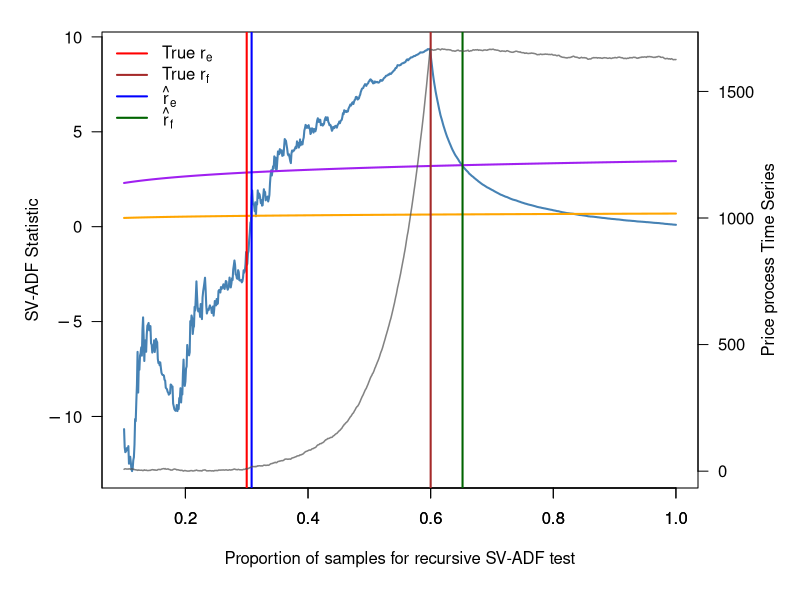
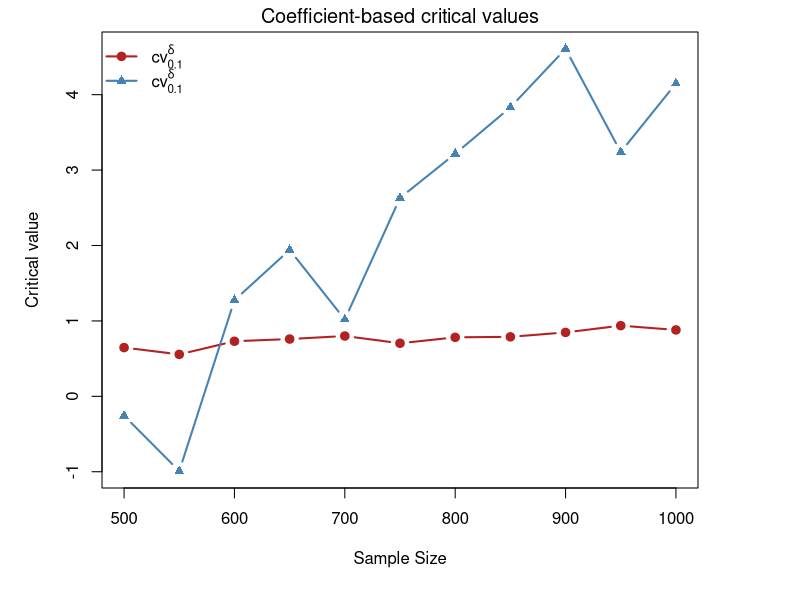

Source code (R) for these figures, in order:
################################################################################
# Threshold selections.R
#
# Replication code for Figure 12 of the main paper and Figure A.3 / Table A.1
# of the Online Appendix for:
#
# "Is There an AI Bubble? Robust Date-Stamping for Periods of Exuberance"
#
# Figure 12:
#   One simulated recursive SV-ADF path with:
#     - true bubble origination fraction r_e,
#     - true bubble collapse fraction r_f,
#     - estimated origination fraction \hat r_e,
#     - estimated collapse fraction \hat r_f.
#
# Online Appendix Figure A.3:
#   Simulated coefficient-based critical values under H0 and H1.
#
# Online Appendix Table A.1:
#   Simulated coefficient-based critical values for n = 500, 550, ..., 1000.
#
# Notes:
# - Package installation is intentionally omitted; see README.md.
# - This script uses only base R.
# - Set SAVE_FIGURES <- TRUE to save PDF/PNG figures.
# - Set RECOMPUTE_CRITICAL_VALUES <- TRUE to rerun the Monte Carlo simulation
#   for Table A.1 and Figure A.3. Otherwise, the paper values are used directly.
################################################################################

# ------------------------------------------------------------------------------
# Global settings
# ------------------------------------------------------------------------------

SAVE_FIGURES <- TRUE
SAVE_TABLES <- TRUE
SAVE_PNG_PREVIEW <- TRUE

RECOMPUTE_CRITICAL_VALUES <- FALSE

OUTPUT_DIR <- "figures"
TABLE_DIR <- "tables"

if (!dir.exists(OUTPUT_DIR)) {
  dir.create(OUTPUT_DIR, recursive = TRUE)
}

if (!dir.exists(TABLE_DIR)) {
  dir.create(TABLE_DIR, recursive = TRUE)
}

FIGURE12_PDF <- file.path(OUTPUT_DIR, "sv_adf_plot_simulated_one.pdf")
FIGURE12_PNG <- file.path(OUTPUT_DIR, "sv_adf_plot_simulated_one.png")

APPENDIX_FIGURE_A3_PDF <- file.path(OUTPUT_DIR, "critical_values_plot.pdf")
APPENDIX_FIGURE_A3_PNG <- file.path(OUTPUT_DIR, "critical_values_plot.png")

APPENDIX_TABLE_A1_CSV <- file.path(TABLE_DIR, "tableA1_critical_values.csv")

################################################################################
# Helper functions
################################################################################

# Axis-label helper.
# Large values are displayed in scientific notation, e.g. 10^5 or 2 * 10^5.
sci_tick_labels <- function(vals) {
  out <- character(length(vals))
  
  for (i in seq_along(vals)) {
    v <- vals[i]
    
    if (!is.finite(v)) {
      out[i] <- "''"
      next
    }
    
    if (abs(v) < .Machine$double.eps) {
      out[i] <- "0"
      next
    }
    
    abs_v <- abs(v)
    exponent <- floor(log10(abs_v))
    
    if (exponent >= 4 || exponent <= -3) {
      multiplier <- round(v / (10^exponent), 2)
      
      if (abs(multiplier - round(multiplier)) < 1e-8) {
        multiplier <- round(multiplier)
      }
      
      if (abs(multiplier - 1) < 1e-8) {
        out[i] <- paste0("10^", exponent)
      } else if (abs(multiplier + 1) < 1e-8) {
        out[i] <- paste0("-10^", exponent)
      } else {
        out[i] <- paste0(multiplier, "%*%10^", exponent)
      }
    } else {
      out[i] <- format(round(v, 2), trim = TRUE, scientific = FALSE)
    }
  }
  
  parse(text = out)
}

# Generate X_0, ..., X_n under stochastic volatility with one bubble episode.
#
# Model:
#   X_t = a_t X_{t-1} + u_t,
#   u_t = sigma_t epsilon_t,
#   log(sigma_t^2) = phi_n log(sigma_{t-1}^2) + eta_t,
#
# where:
#   a_t = 1 before the bubble,
#   a_t = delta_n during the bubble,
#   a_t = 1 after collapse.
generate_series_bubble_sv <- function(
    n,
    r_e,
    r_f,
    c,
    alpha,
    d,
    eta,
    x0 = 5,
    sigma2_0 = 1
) {
  tau_e <- floor(n * r_e)
  tau_f <- floor(n * r_f)
  
  stopifnot(tau_e >= 1, tau_f > tau_e, tau_f <= n)
  
  delta_n <- 1 + c / (n^alpha)
  phi_n <- 1 - d / log(log(n))
  
  X <- numeric(n + 1)
  X[1] <- x0
  
  log_sigma2_prev <- log(sigma2_0)
  
  for (t in seq_len(n)) {
    eta_t <- rnorm(1, mean = 0, sd = eta)
    log_sigma2_t <- phi_n * log_sigma2_prev + eta_t
    sigma_t <- sqrt(exp(log_sigma2_t))
    u_t <- sigma_t * rnorm(1)
    
    a_t <- if (t < tau_e) {
      1
    } else if (t < tau_f) {
      delta_n
    } else {
      1
    }
    
    X[t + 1] <- a_t * X[t] + u_t
    log_sigma2_prev <- log_sigma2_t
  }
  
  X
}

# Generate X_0, ..., X_n under the unit-root null with stochastic volatility.
#
# Model:
#   X_t = X_{t-1} + u_t.
generate_series_h0_sv <- function(
    n,
    d,
    eta,
    x0 = 100,
    sigma2_0 = 1
) {
  phi_n <- 1 - d / log(log(n))
  
  X <- numeric(n + 1)
  X[1] <- x0
  
  log_sigma2_prev <- log(sigma2_0)
  
  for (t in seq_len(n)) {
    eta_t <- rnorm(1, mean = 0, sd = eta)
    log_sigma2_t <- phi_n * log_sigma2_prev + eta_t
    sigma_t <- sqrt(exp(log_sigma2_t))
    u_t <- sigma_t * rnorm(1)
    
    X[t + 1] <- X[t] + u_t
    log_sigma2_prev <- log_sigma2_t
  }
  
  X
}

# Compute recursive coefficient-based and t-type ADF statistics over an s-grid.
#
# The coefficient-based statistic is:
#   DF_delta(s) = tau * (delta_hat_tau - 1),
# where tau = floor(ns).
adf_for_sgrid <- function(X_full, n, s_seq) {
  max_tau <- max(floor(n * s_seq))
  nX <- length(X_full) - 1
  
  stopifnot(nX >= max_tau)
  
  csX <- cumsum(X_full)
  csX2 <- cumsum(X_full^2)
  xy <- X_full[2:(n + 1)] * X_full[1:n]
  csXY <- cumsum(xy)
  
  tau_seq <- pmax(2, floor(n * s_seq))
  DF_delta <- rep(NA_real_, length(tau_seq))
  DF_t <- rep(NA_real_, length(tau_seq))
  
  for (k in seq_along(tau_seq)) {
    tau <- tau_seq[k]
    
    # Regression: X_t on a constant and X_{t-1}, for t = 1, ..., tau.
    S_reg <- csX[tau]
    S_y <- csX[tau + 1] - X_full[1]
    S_reg2 <- csX2[tau]
    S_y2 <- csX2[tau + 1] - X_full[1]^2
    S_cross <- csXY[tau]
    
    Xbar <- S_y / tau
    
    SSR_t <- S_reg2 - 2 * Xbar * S_reg + tau * Xbar^2
    
    if (!is.finite(SSR_t) || SSR_t <= 0) {
      next
    }
    
    Sxtyt <- S_cross - Xbar * (S_reg + S_y) + tau * Xbar^2
    SSY_t <- S_y2 - 2 * Xbar * S_y + tau * Xbar^2
    
    delta_hat <- Sxtyt / SSR_t
    sigma2_hat <- (SSY_t - 2 * delta_hat * Sxtyt + delta_hat^2 * SSR_t) / tau
    
    if (!is.finite(sigma2_hat) || sigma2_hat <= 0) {
      next
    }
    
    DF_delta[k] <- tau * (delta_hat - 1)
    DF_t[k] <- (delta_hat - 1) * sqrt(SSR_t) / sqrt(sigma2_hat)
  }
  
  data.frame(
    s = tau_seq / n,
    DF_delta = DF_delta,
    DF_t = DF_t
  )
}

# Full-sample coefficient-based DF statistic without intercept:
#   DF_delta = n * (delta_hat - 1).
df_delta_fullsample <- function(X_full) {
  n <- length(X_full) - 1
  
  Xlag <- X_full[1:n]
  Y <- X_full[2:(n + 1)]
  
  denom <- sum(Xlag^2)
  
  if (!is.finite(denom) || denom <= 0) {
    return(NA_real_)
  }
  
  delta_hat <- sum(Y * Xlag) / denom
  
  n * (delta_hat - 1)
}

# Coefficient-based DF statistic at a fixed recursive endpoint tau.
adf_delta_at_tau <- function(X_full, tau) {
  Xlag <- X_full[1:tau]
  Y <- X_full[2:(tau + 1)]
  
  Ybar <- mean(Y)
  SSR <- sum((Xlag - Ybar)^2)
  
  if (!is.finite(SSR) || SSR <= 0) {
    return(NA_real_)
  }
  
  Sxy <- sum((Xlag - Ybar) * (Y - Ybar))
  delta_hat <- Sxy / SSR
  
  tau * (delta_hat - 1)
}

################################################################################
# Figure 12
# One simulated recursive SV-ADF path
################################################################################

make_simulated_svadf_path_plot <- function(
    n = 1000,
    r_e = 0.3,
    r_f = 0.6,
    c_par = 0.5,
    alpha = 0.5,
    d_par = 1,
    eta_par = 0.1,
    seed = 123,
    save_figure = SAVE_FIGURES
) {
  set.seed(seed)
  
  X_full <- generate_series_bubble_sv(
    n = n,
    r_e = r_e,
    r_f = r_f,
    c = c_par,
    alpha = alpha,
    d = d_par,
    eta = eta_par,
    x0 = 10,
    sigma2_0 = 1
  )
  
  s_seq <- seq(0.1, 1.00, by = 0.001)
  adf_df <- adf_for_sgrid(X_full, n, s_seq)
  
  # Origination and collapse threshold curves.
  cv_orig <- log(n * adf_df$s) / 10
  cv_coll <- log(n * adf_df$s) / 2
  
  # Estimated origination:
  # first s where DF_delta exceeds log(ns)/10.
  idx_e <- which(adf_df$DF_delta > cv_orig)[1]
  rhat_e <- if (!is.na(idx_e)) adf_df$s[idx_e] else NA_real_
  
  # Estimated collapse:
  # first s after rhat_e + 0.05 where DF_delta falls below log(ns)/2.
  idx_f <- NA_integer_
  rhat_f <- NA_real_
  
  if (!is.na(rhat_e)) {
    idx_start_f <- which(adf_df$s >= rhat_e + 0.05)[1]
    
    if (!is.na(idx_start_f)) {
      idx_f_rel <- which(
        adf_df$DF_delta[idx_start_f:nrow(adf_df)] <
          cv_coll[idx_start_f:nrow(adf_df)]
      )[1]
      
      if (!is.na(idx_f_rel)) {
        idx_f <- idx_start_f + idx_f_rel - 1
        rhat_f <- adf_df$s[idx_f]
      }
    }
  }
  
  cat(sprintf("Estimated r_e (rhat_e) = %.3f\n", rhat_e))
  cat(sprintf("Estimated r_f (rhat_f) = %.3f\n", rhat_f))
  
  # Prepare |X_t| for the right y-axis overlay.
  t_idx <- 0:n
  s_x <- t_idx / n
  X_vals <- abs(X_full)
  
  keep <- s_x >= min(adf_df$s) & s_x <= max(adf_df$s)
  s_x <- s_x[keep]
  X_vals <- X_vals[keep]
  
  x_ylim <- range(X_vals, finite = TRUE)
  
  left_ticks <- pretty(range(c(adf_df$DF_delta, cv_orig, cv_coll), finite = TRUE))
  right_ticks <- pretty(x_ylim)
  
  draw_plot <- function() {
    par(mfrow = c(1, 1), mar = c(5.5, 5, 1.5, 5) + 0.1)
    
    plot(
      adf_df$s,
      adf_df$DF_delta,
      type = "l",
      col = "steelblue",
      lwd = 2,
      xlab = "Proportion of samples for recursive SV-ADF test",
      ylab = "SV-ADF Statistic",
      main = "",
      xaxt = "s",
      yaxt = "n"
    )
    
    axis(1)
    axis(2, at = left_ticks, labels = sci_tick_labels(left_ticks), las = 1)
    
    lines(adf_df$s, cv_orig, col = "orange", lwd = 2, lty = 1)
    lines(adf_df$s, cv_coll, col = "purple", lwd = 2, lty = 1)
    
    abline(v = r_e, col = "red", lty = 1, lwd = 2)
    abline(v = r_f, col = "brown", lty = 1, lwd = 2)
    
    if (!is.na(rhat_e)) {
      abline(v = rhat_e, col = "blue", lty = 1, lwd = 2)
    }
    
    if (!is.na(rhat_f)) {
      abline(v = rhat_f, col = "darkgreen", lty = 1, lwd = 2)
    }
    
    par(new = TRUE)
    
    plot(
      s_x,
      X_vals,
      type = "l",
      col = rgb(0.3, 0.3, 0.3, 0.7),
      lwd = 1.5,
      axes = FALSE,
      xlab = "",
      ylab = "",
      xlim = range(adf_df$s),
      ylim = x_ylim
    )
    
    axis(4, at = right_ticks, labels = sci_tick_labels(right_ticks), las = 1)
    mtext("Price process Time Series", side = 4, line = 3)
    
    legend(
      "topleft",
      legend = c(
        expression("True " * r[e]),
        expression("True " * r[f]),
        expression(hat(r)[e]),
        expression(hat(r)[f])
      ),
      col = c("red", "brown", "blue", "darkgreen"),
      lty = c(1, 1, 1, 1),
      lwd = c(2, 2, 2, 2),
      bty = "n"
    )
  }
  
  draw_plot()
  
  if (isTRUE(save_figure)) {
    grDevices::pdf(FIGURE12_PDF, width = 10, height = 6)
    draw_plot()
    grDevices::dev.off()
    
    if (isTRUE(SAVE_PNG_PREVIEW)) {
      grDevices::png(FIGURE12_PNG, width = 10, height = 6, units = "in", res = 300)
      draw_plot()
      grDevices::dev.off()
    }
  }
  
  invisible(list(
    X_full = X_full,
    adf_df = adf_df,
    rhat_e = rhat_e,
    rhat_f = rhat_f
  ))
}

################################################################################
# Online Appendix Table A.1 and Figure A.3
# Critical values under H0 and H1
################################################################################

# Simulate the 90% upper critical value under H0 for one sample size n.
critical_value_h0_upper <- function(
    n,
    B,
    d,
    eta,
    x0 = 1,
    sigma2_0 = 1
) {
  vals <- numeric(B)
  
  for (b in seq_len(B)) {
    X_full <- generate_series_h0_sv(
      n = n,
      d = d,
      eta = eta,
      x0 = x0,
      sigma2_0 = sigma2_0
    )
    
    vals[b] <- df_delta_fullsample(X_full)
  }
  
  stats::quantile(
    vals,
    probs = 0.90,
    na.rm = TRUE,
    names = FALSE,
    type = 7
  )
}

# Simulate the 10% lower critical value under H1 for one sample size n.
critical_value_h1_lower <- function(
    n,
    B,
    r_e,
    r_f,
    c,
    alpha,
    d,
    eta,
    x0 = 1,
    sigma2_0 = 1
) {
  tau_after_rf <- floor(n * r_f)
  
  if (tau_after_rf > n) {
    stop("tau_after_rf exceeds n")
  }
  
  vals <- numeric(B)
  
  for (b in seq_len(B)) {
    X_full <- generate_series_bubble_sv(
      n = n,
      r_e = r_e,
      r_f = r_f,
      c = c,
      alpha = alpha,
      d = d,
      eta = eta,
      x0 = x0,
      sigma2_0 = sigma2_0
    )
    
    vals[b] <- adf_delta_at_tau(X_full, tau = tau_after_rf)
  }
  
  stats::quantile(
    vals,
    probs = 0.10,
    na.rm = TRUE,
    names = FALSE,
    type = 7
  )
}

# Recompute critical values by Monte Carlo.
# This can be time-consuming, so the script also allows use of the paper values.
simulate_critical_value_table <- function(
    B = 1000,
    n_grid = seq(500, 1000, by = 50),
    d_par = 0.01,
    eta_par = 0.5,
    r_e = 0.3,
    r_f = 0.4,
    c_par = 1,
    alpha = 0.5,
    seed = 123
) {
  set.seed(seed)
  
  crit_90 <- numeric(length(n_grid))
  crit_10 <- numeric(length(n_grid))
  
  for (i in seq_along(n_grid)) {
    n <- n_grid[i]
    
    crit_90[i] <- critical_value_h0_upper(
      n = n,
      B = B,
      d = d_par,
      eta = eta_par,
      x0 = 1,
      sigma2_0 = 1
    )
    
    crit_10[i] <- critical_value_h1_lower(
      n = n,
      B = B,
      r_e = r_e,
      r_f = r_f,
      c = c_par,
      alpha = alpha,
      d = d_par,
      eta = eta_par,
      x0 = 1,
      sigma2_0 = 1
    )
    
    cat(sprintf(
      "Done n = %d, cv_90_H0 = %.4f, cv_10_H1 = %.4f\n",
      n,
      crit_90[i],
      crit_10[i]
    ))
  }
  
  data.frame(
    n = n_grid,
    cv_90_upper_H0 = crit_90,
    cv_10_lower_H1 = crit_10
  )
}

# Paper values used in Online Appendix Table A.1.
get_paper_critical_value_table <- function() {
  data.frame(
    n = c(500, 550, 600, 650, 700, 750, 800, 850, 900, 950, 1000),
    cv_90_upper_H0 = c(
      0.6463, 0.5563, 0.7304, 0.7597, 0.7997, 0.7037,
      0.7823, 0.7888, 0.8474, 0.9374, 0.8803
    ),
    cv_10_lower_H1 = c(
      -0.2566, -0.9916, 1.2746, 1.9418, 1.0183, 2.6310,
      3.2163, 3.8318, 4.6070, 3.2394, 4.1479
    )
  )
}

make_critical_value_plot <- function(
    cv_table,
    save_figure = SAVE_FIGURES
) {
  y_limits <- range(
    c(cv_table$cv_90_upper_H0, cv_table$cv_10_lower_H1),
    finite = TRUE
  )
  
  draw_plot <- function() {
    plot(
      cv_table$n,
      cv_table$cv_90_upper_H0,
      type = "b",
      pch = 19,
      lwd = 2,
      col = "firebrick",
      ylim = y_limits,
      xlab = "Sample Size",
      ylab = "Critical value",
      main = expression(paste("Coefficient-based critical values"))
    )
    
    lines(
      cv_table$n,
      cv_table$cv_10_lower_H1,
      type = "b",
      pch = 17,
      lwd = 2,
      col = "steelblue"
    )
    
    legend(
      "topleft",
      legend = c(
        expression(cv[0.10,H[0]]^delta),
        expression(cv[0.10,H[1]]^delta)
      ),
      col = c("firebrick", "steelblue"),
      lty = 1,
      pch = c(19, 17),
      lwd = 2,
      bty = "n"
    )
  }
  
  draw_plot()
  
  if (isTRUE(save_figure)) {
    grDevices::pdf(APPENDIX_FIGURE_A3_PDF, width = 8, height = 5)
    draw_plot()
    grDevices::dev.off()
    
    if (isTRUE(SAVE_PNG_PREVIEW)) {
      grDevices::png(APPENDIX_FIGURE_A3_PNG, width = 8, height = 5, units = "in", res = 300)
      draw_plot()
      grDevices::dev.off()
    }
  }
  
  invisible(cv_table)
}

################################################################################
# Run all outputs
################################################################################

# Figure 12 of the main paper.
figure12_output <- make_simulated_svadf_path_plot(
  n = 1000,
  r_e = 0.3,
  r_f = 0.6,
  c_par = 0.5,
  alpha = 0.5,
  d_par = 1,
  eta_par = 0.1,
  seed = 123,
  save_figure = SAVE_FIGURES
)

# Table A.1 and Figure A.3 of the Online Appendix.
critical_value_table <- if (isTRUE(RECOMPUTE_CRITICAL_VALUES)) {
  simulate_critical_value_table(
    B = 1000,
    n_grid = seq(500, 1000, by = 50),
    d_par = 0.01,
    eta_par = 0.5,
    r_e = 0.3,
    r_f = 0.4,
    c_par = 1,
    alpha = 0.5,
    seed = 123
  )
} else {
  get_paper_critical_value_table()
}

print(critical_value_table)

if (isTRUE(SAVE_TABLES)) {
  write.csv(
    critical_value_table,
    file = APPENDIX_TABLE_A1_CSV,
    row.names = FALSE
  )
}

make_critical_value_plot(
  cv_table = critical_value_table,
  save_figure = SAVE_FIGURES
)

################################################################################
# End of script
################################################################################
